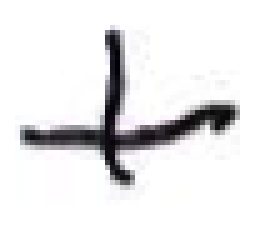
#> input picture projetOCR/chiffres/+_2.png, 52 x 49 px (shown 5 times larger); its folder holds 4 pictures in this run
$ python mainFil.py
#> lines starting #> are read from the running program, lines starting #| are printed output that depends on the picture; after the words box and inside, x2 and y2 are one past the last pixel; in counts of white or black regions, pixels touching at a corner belong together
from ast import boolop
from traceback import print_tb
from PIL import Image, ImageOps
from os import walk
from itertools import chain
from math import floor
import numpy as np
from re import A, sub

def unBlur(img, name):
    path = './clean/'+name+''
    img = img.resize((50, 50))
    imagePixels = list(img.getdata())
    newImage = []

    for p in imagePixels:
        if p >= 255/2:
            newImage.append(255)
        else:
            newImage.append(0)

    im2 = Image.new(img.mode, img.size)
    im2.putdata(newImage)
    im2.save(path)
    return im2

# [32 lines of commented-out code are left out]

# [85 lines left out: functions avgZone, zoning, getsubgrid, erosion_is_ok, erosion, not called in this run]

    # createImgFromBin(output, imageName)


# with ImageOps.grayscale(Image.open("./out/dilatation.png")) as img:
#     dilatation(img)

a = [[0, 0, 0, 0, 0, 0, 0],
     [0, 0, 1, 1, 1, 0, 0],
     [0, 0, 1, 1, 1, 0, 0],
     [0, 0, 1, 0, 1, 0, 0],
     [0, 0, 0, 1, 1, 0, 0],
     [0, 0, 1, 1, 1, 0, 0],
     [0, 0, 0, 0, 0, 0, 0]]

# createImgFromBin(a, 'dilatation')

def getImages():
    return next(walk("./projetOCR/chiffres/"), (None, None, []))[2]

def getCleanImages():
    return next(walk("./clean/"), (None, None, []))[2]

images = getImages()

for image in images:
    if image != '.DS_Store':
        with ImageOps.grayscale(Image.open("./projetOCR/chiffres/"+image)) as img:
            unBlur(img, image)
#> in unBlur, `img = img.resize((50, 50))`:
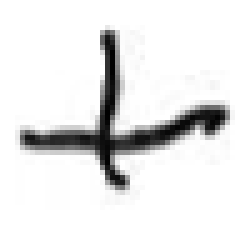
#> img: PIL image 50x50 L (shown 5 times larger); min 0, max 255, mean 232.4
#> in unBlur, `imagePixels = list(img.getdata())`: imagePixels = 2500 values, max 255 at index 0, min 0 at index 622, mean 232.4
#> after the loop in unBlur, `for p in imagePixels:`: newImage = 2500 values, max 255 at index 0, min 0 at index 321, mean 231.8
#> in unBlur, `im2 = Image.new(img.mode, img.size)`: im2: PIL image 50x50 L; every value is 0
#> in unBlur, `im2.putdata(newImage)`:
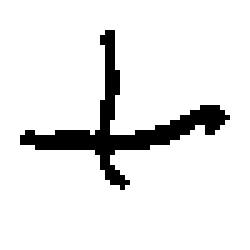
#> im2: PIL image 50x50 L (shown 5 times larger); 90.9% white; 1 black region, box (x1, y1, x2, y2) and area: (4, 6, 46, 38) 227
#> pass 2 of the loop `for image in images:`:
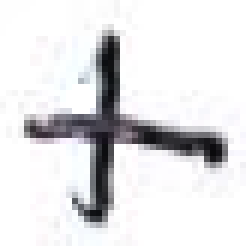
#> input picture projetOCR/chiffres/+_3.png, 42 x 41 px (shown 6 times larger)
#> in unBlur (call 2), `img = img.resize((50, 50))`:
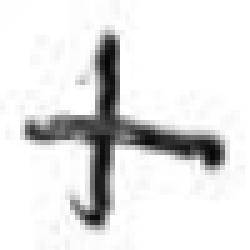
#> img: PIL image 50x50 L (shown 5 times larger); min 6, max 255, mean 226.4
#> imagePixels = 2500 values, max 255 at index 7, min 6 at index 621, mean 226.4
#> the loop in unBlur (call 2), `for p in imagePixels:` made 2500 passes
#> p on passes 1 to 3: 254, 254, 254
#> after the loop in unBlur (call 2), `for p in imagePixels:`: newImage = 2500 values, max 255 at index 0, min 0 at index 371, mean 225.5
#> in unBlur (call 2), `im2.putdata(newImage)`:
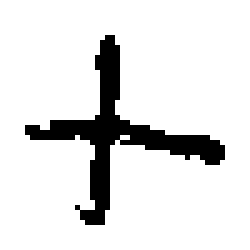
#> im2: PIL image 50x50 L (shown 5 times larger); 88.4% white; 1 black region, box (x1, y1, x2, y2) and area: (5, 7, 45, 45) 289
#> pass 3 of the loop `for image in images:`:
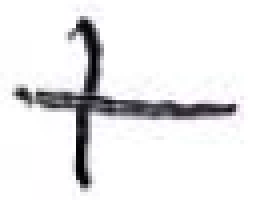
#> input picture projetOCR/chiffres/+_10.png, 64 x 50 px (shown 4 times larger)
#> in unBlur (call 3), `img = img.resize((50, 50))`:
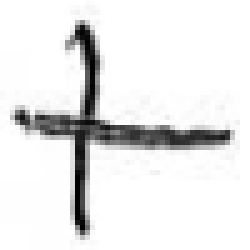
#> img: PIL image 50x50 L (shown 5 times larger); min 0, max 255, mean 232.1
#> imagePixels = 2500 values, max 255 at index 0, min 0 at index 1815, mean 232.1
#> the loop in unBlur (call 3), `for p in imagePixels:` made 2500 passes
#> p on passes 1 to 3: 255, 255, 255
#> after the loop in unBlur (call 3), `for p in imagePixels:`: newImage = 2500 values, max 255 at index 0, min 0 at index 265, mean 231.4
#> in unBlur (call 3), `im2.putdata(newImage)`:
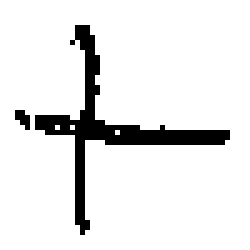
#> im2: PIL image 50x50 L (shown 5 times larger); 90.8% white; 2 black regions (1 under 20 px), largest, box (x1, y1, x2, y2) and area: (7, 5, 46, 47) 223
#> the loop made 4 passes; the first 3 are shown

cleanImages = getCleanImages()
#> cleanImages = []

# [5 lines of commented-out code are left out]

print("img1")
#> (the run stopped early here; a loop or call above may not have finished)
